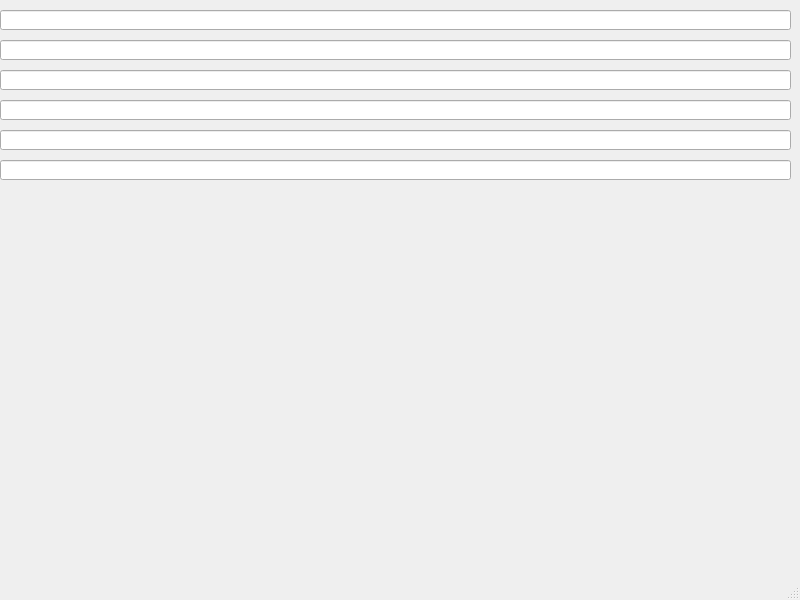
<?xml version="1.0" encoding="UTF-8"?>
<ui version="4.0">
 <class>MainWindow</class>
 <widget class="QMainWindow" name="MainWindow">
  <property name="geometry">
   <rect>
    <x>0</x>
    <y>0</y>
    <width>800</width>
    <height>600</height>
   </rect>
  </property>
  <property name="windowTitle">
   <string>MainWindow</string>
  </property>
  <widget class="QWidget" name="centralwidget">
   <widget class="QLineEdit" name="lineEdit">
    <property name="geometry">
     <rect>
      <x>0</x>
      <y>10</y>
      <width>791</width>
      <height>20</height>
     </rect>
    </property>
   </widget>
   <widget class="QLineEdit" name="lineEdit_2">
    <property name="geometry">
     <rect>
      <x>0</x>
      <y>40</y>
      <width>791</width>
      <height>20</height>
     </rect>
    </property>
   </widget>
   <widget class="QLineEdit" name="lineEdit_3">
    <property name="geometry">
     <rect>
      <x>0</x>
      <y>70</y>
      <width>791</width>
      <height>20</height>
     </rect>
    </property>
   </widget>
   <widget class="QLineEdit" name="lineEdit_4">
    <property name="geometry">
     <rect>
      <x>0</x>
      <y>100</y>
      <width>791</width>
      <height>20</height>
     </rect>
    </property>
   </widget>
   <widget class="QLineEdit" name="lineEdit_5">
    <property name="geometry">
     <rect>
      <x>0</x>
      <y>130</y>
      <width>791</width>
      <height>20</height>
     </rect>
    </property>
   </widget>
   <widget class="QLineEdit" name="lineEdit_6">
    <property name="geometry">
     <rect>
      <x>0</x>
      <y>160</y>
      <width>791</width>
      <height>20</height>
     </rect>
    </property>
   </widget>
  </widget>
  <widget class="QMenuBar" name="menubar">
   <property name="geometry">
    <rect>
     <x>0</x>
     <y>0</y>
     <width>800</width>
     <height>21</height>
    </rect>
   </property>
  </widget>
  <widget class="QStatusBar" name="statusbar"/>
 </widget>
 <resources/>
 <connections/>
</ui>
